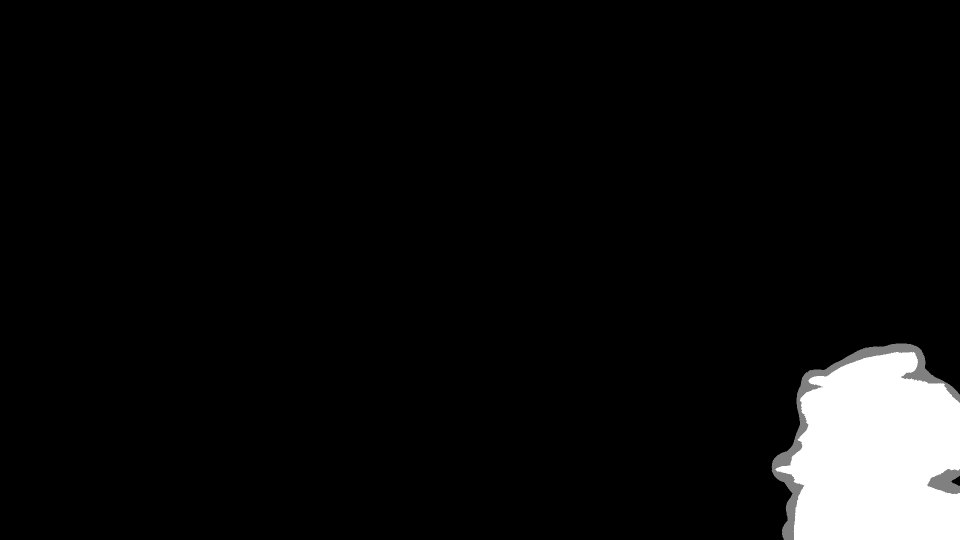
#> input picture sample/r0f2e6baft.PNG, 1920 x 1080 px, found by its file name (shown at 1/2 size)
$ jupyter execute --allow-errors IFDN_train_Demo.ipynb   (shell and % lines are left out)
#> lines starting #> are read from the running program, lines starting #| are printed output that depends on the picture; after the words box and inside, x2 and y2 are one past the last pixel; in counts of white or black regions, pixels touching at a corner belong together
### src/modelCore.py
"""
ManTra-Net Model Definition

Created on Thu Nov 29 18:07:45 2018

@author: yue_wu
"""
import os
from keras.layers import Layer, Input, GlobalAveragePooling2D, Lambda, Dense
from keras.layers import ConvLSTM2D, Conv2D, AveragePooling2D, BatchNormalization
from keras.constraints import unit_norm, non_neg
from keras.activations import softmax
from keras.models import Model
from keras.initializers import Constant
from keras.constraints import Constraint
from keras import backend as K
from keras.layers.convolutional import _Conv
from keras.legacy import interfaces
from keras.engine import InputSpec
import tensorflow as tf
import numpy as np

#################################################################################
# Model Utils for Image Manipulation Classification
#################################################################################
class Conv2DSymPadding( _Conv ) :
    # [63 lines left out: functions __init__, get_config, call, not called in this run]

class BayarConstraint( Constraint ) :
    def __init__( self ) :
        self.mask = None
    # [14 lines left out: functions _initialize_mask, __call__, not called in this run]

class CombinedConv2D( Conv2DSymPadding ) :
    # [106 lines left out: functions __init__, _get_srm_list, _build_SRM_kernel, build, not called in this run]

def create_featex_vgg16_base( type=1 ) :
    base = 32
    img_input = Input(shape=(None,None,3), name='image_in')
    # block 1
    bname = 'b1' # 32
    nb_filters = base
    x = CombinedConv2D( 32 if type in [0,1] else 16, activation='relu', use_bias=False, padding='same', name=bname+'c1')( img_input )
    x = Conv2DSymPadding( nb_filters, (3,3), activation='relu', padding='same',  name=bname+'c2')( x )
    # block 2
    bname = 'b2'
    nb_filters = 2 * base # 64
    x = Conv2DSymPadding( nb_filters, (3,3), activation='relu', padding='same',  name=bname+'c1')( x )
    x = Conv2DSymPadding( nb_filters, (3,3), activation='relu', padding='same',  name=bname+'c2')( x )
    # block 3
    bname = 'b3'
    nb_filters = 4 * base # 128
    x = Conv2DSymPadding( nb_filters, (3,3), activation='relu', padding='same',  name=bname+'c1')( x )
    x = Conv2DSymPadding( nb_filters, (3,3), activation='relu', padding='same',  name=bname+'c2')( x )
    x = Conv2DSymPadding( nb_filters, (3,3), activation='relu', padding='same',  name=bname+'c3')( x )
    # block 4
    bname = 'b4'
    nb_filters = 8 * base # 256
    x = Conv2DSymPadding( nb_filters, (3,3), activation='relu', padding='same',  name=bname+'c1')( x )
    x = Conv2DSymPadding( nb_filters, (3,3), activation='relu', padding='same',  name=bname+'c2')( x )
    x = Conv2DSymPadding( nb_filters, (3,3), activation='relu', padding='same',  name=bname+'c3')( x )
    # block 5/bottle-neck
    bname = 'b5'
    x = Conv2DSymPadding( nb_filters, (3,3), activation='relu', padding='same',  name=bname+'c1')( x )
    x = Conv2DSymPadding( nb_filters, (3,3), activation='relu', padding='same',  name=bname+'c2')( x )
    activation=None if type >=1 else 'tanh'
    print ("INFO: use activation in the last CONV={}".format( activation ))
    sf = Conv2DSymPadding( nb_filters, (3,3),
                           activation=activation,
                          name='transform',
                          padding='same' )(x)
    sf = Lambda( lambda t : K.l2_normalize( t, axis=-1), name='L2')(sf)
    return Model( inputs= img_input, outputs=sf, name='Featex')

class GlobalStd2D( Layer ) :
    '''Custom Keras Layer to compute sample-wise feature deviation
    '''
    def __init__( self, min_std_val=1e-5, **kwargs ) :
        self.min_std_val = min_std_val
        super( GlobalStd2D, self ).__init__( **kwargs )
    # [13 lines left out: functions build, call, not called in this run]
    def compute_output_shape( self, input_shape ) :
        return (input_shape[0], 1, 1, input_shape[-1] )

class NestedWindowAverageFeatExtrator( Layer ) :
    '''Custom Keras Layer of NestedWindowAverageFeatExtrator
    '''
    # [142 lines left out: functions __init__, build, _initialize_ii_buffer, _get_max_size, _compute_for_one_size, call and 2 more, not called in this run]

def create_model( IMC_model_idx, freeze_featex, window_size_list ) :
    type_idx = IMC_model_idx if IMC_model_idx < 4 else 2
    Featex = create_featex_vgg16_base( type_idx )
    if freeze_featex :
        print ("INFO: freeze feature extraction part, trainable=False")
        Featex.trainable = False
    else :
        print ("INFO: unfreeze feature extraction part, trainable=True")

    if ( len( window_size_list ) == 4 ) :
        for ly in Featex.layers[:5] :
            ly.trainable = False
            print ("INFO: freeze", ly.name)
    model = create_manTraNet_model( Featex,
                                    pool_size_list=window_size_list,
                                    is_dynamic_shape=True,
                                    apply_normalization=True, )
    return model

def load_pretrain_model_by_index( pretrain_index, model_dir ) :
    if ( pretrain_index == 4 ) :
        IMC_model_idx, freeze_featex, window_size_list  = 2, False, [7, 15, 31]
    else :
        IMC_model_idx, freeze_featex, window_size_list  = pretrain_index, False, [7, 15, 31, 63]
    single_gpu_model = create_model( IMC_model_idx, freeze_featex, window_size_list )
    weight_file = "{}/ManTraNet_Ptrain{}.h5".format( model_dir, pretrain_index )
    assert os.path.isfile(weight_file), "ERROR: fail to locate the pretrained weight file"
    single_gpu_model.load_weights( weight_file )
    return single_gpu_model

### IFDN_train_Demo.ipynb
<a href="https://colab.research.google.com/github/dhtdean/IFDN/blob/master/IFDN_train_Demo.ipynb" target="_parent"></a>

# ManTra-Net: Manipulation Tracing Network For Detection and Localization of Image Forgeries With Anomalous Features

## This is a simple demonstrative notebook for the pretrained ManTra-Net

## Note:

- Please make sure you run this notebook with the GPU support. You may see tensorflow errors when decoding images of very large sizes, e.g. 2048x3072.
- All lib/data paths used in this notebook is relative. In case you run this notebook outside of its original location, please fix the data paths.

# 1. Download the ManTraNet Repo

# 2. Import Dependent Libs and Set Paths

[cell 1]
import os
import numpy as np
import cv2
import requests
import sys

from PIL import Image
from io import BytesIO
from matplotlib import pyplot

[cell 2]
manTraNet_root = './ManTraNet/'
manTraNet_srcDir = os.path.join( manTraNet_root, 'src' )
sys.path.insert( 0, manTraNet_srcDir )
manTraNet_modelDir = os.path.join( manTraNet_root, 'pretrained_weights' )

# 3. Load Sample Data

[cell 3]
manTraNet_dataDir = os.path.join( manTraNet_root, 'data' )
sample_file = os.path.join( manTraNet_dataDir, 'samplePairs.csv' )
#> (the rest of this cell did not finish here and is left out)

# 4. Load A Pretrained ManTraNet Model

[cell 4]
import modelCore
#> (the rest of this cell did not finish here and is left out)

#> (a cell that did not finish here is left out)

#> (a cell that did not finish here is left out)

# 5. Play With The Provided Sample Data

## Note: we don't need original image files for forgery detection. They are included here to demonstrate the effectiveness of the ManTra-Net.

[cell 7]
from datetime import datetime
def read_rgb_image( image_file ) :
    rgb = cv2.imread( image_file, 1 )[...,::-1]
#> rgb is the input picture: shape (1080, 1920, 3); min 0, max 255, mean 14.1
    return rgb

# [11 lines left out: functions decode_an_image_array, decode_an_image_file, not called in this run]

[cell 8]
"""
for k in range(2) :
    # get a sample
    forged_file, original_file = get_a_random_pair()
    # load the original image just for reference
    ori = read_rgb_image( original_file )
    # manipulation detection using ManTraNet
    rgb, mask, ptime = decode_an_image_file( forged_file, manTraNet )
    # show results
    pyplot.figure( figsize=(15,5) )
    pyplot.subplot(131)
    pyplot.imshow( ori )
    pyplot.title('Original Image')
    pyplot.subplot(132)
    pyplot.imshow( rgb )
    pyplot.title('Forged Image (ManTra-Net Input)')
    pyplot.subplot(133)
    pyplot.imshow( mask, cmap='gray' )
    pyplot.title('Predicted Mask (ManTra-Net Output)')
    pyplot.suptitle('Decoded {} of size {} for {:.2f} seconds'.format( os.path.basename( forged_file ), rgb.shape, ptime ) )
    pyplot.show()
"""

# 6. Play with Internet Data

### Note: Internet images are often compressed and/or resized, and this means subtle manipulations will be much more difficult to detect after such postprocessing.

### Therefore, don't be surprised if you see ManTraNet fails on some sample.

[cell 9]
# [28 lines left out: function get_image_from_url, not called in this run]

[cell 10]
#get_image_from_url('https://www.stockvault.net/blog/wp-content/uploads/2015/08/july-2.jpg')

[cell 11]
 #get_image_from_url('https://i.imgur.com/2gS6lgL.png')

[cell 12]
#get_image_from_url('https://www.siliconbeachtraining.co.uk/img/image_1507964385_7e98ab1037f68477c6135f6f8eea280d.jpeg')

[cell 13]
#get_image_from_url('https://i.kinja-img.com/gawker-media/image/upload/s--SKrtz7en--/c_scale,f_auto,fl_progressive,q_80,w_800/wumjq8ed0k1hfv0smwma.jpg')

[cell 14]
img_mask = read_rgb_image('/content/drive/My Drive/mantranet_data/r0f2e6baft.PNG')
img_forge = read_rgb_image('/content/drive/My Drive/mantranet_data/r0f2e6baft.TIF')
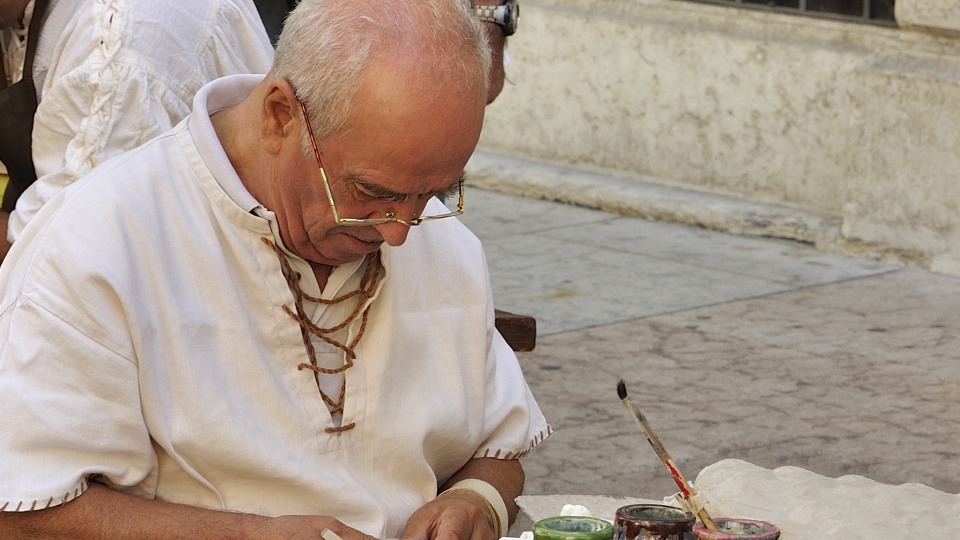
#> input picture sample/r0f2e6baft.TIF, 1920 x 1080 px, found by its file name (shown at 1/2 size)
img_mask_gray =  np.mean(img_mask, -1)/255
img_mask_gray[img_mask_gray < 1] = 0.
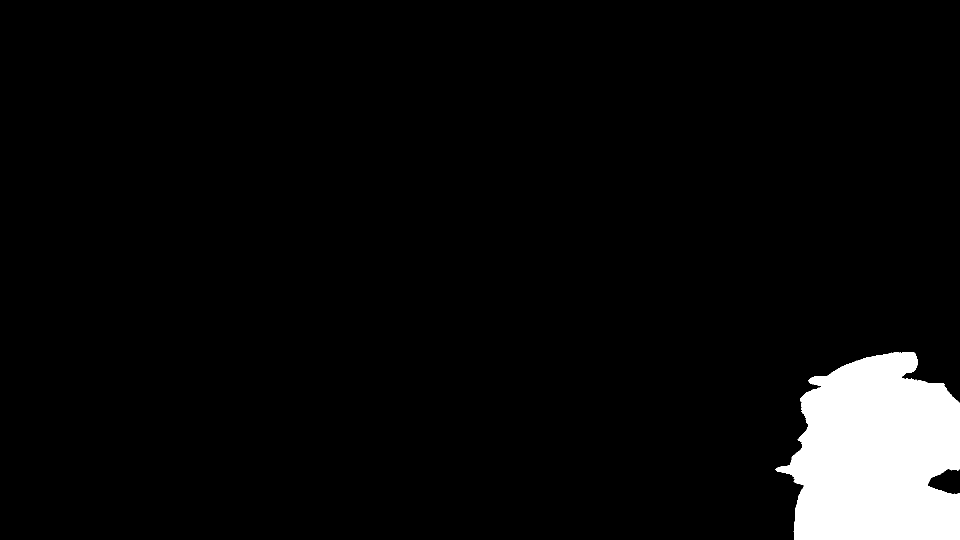
#> img_mask_gray: shape (1080, 1920) float64 (shown at 1/2 size); values 0 (black) and 1 (white), 5.2% white; 1 white region, box (x1, y1, x2, y2) and area: (1551, 704, 1920, 1080) 107002
img_mask_gray = np.reshape(img_mask_gray,[img_mask_gray.shape[0],img_mask_gray.shape[1],1])

[cell 15]
X_train = np.array([img_forge,img_forge,img_forge,img_forge,img_forge,img_forge])
Y_train = np.array([img_mask_gray, img_mask_gray, img_mask_gray, img_mask_gray,img_mask_gray ,img_mask_gray])

[cell 16]
X_train2 = np.array([img_forge])
Y_train2 = np.array([img_mask_gray])

[cell 17]
import matplotlib.pyplot as plt

plt.figure( figsize=(15,5) )
plt.subplot(2,1,1)
plt.imshow(img_forge)
plt.subplot(2,1,2)
plt.imshow(img_mask_gray[:,:,0])
plt.show()
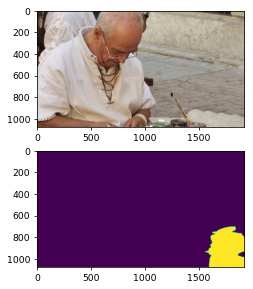
#> figure drawn by matplotlib, 2 panels

#> (a cell that did not finish here is left out)

#> (a cell that did not finish here is left out)

#> (a cell that did not finish here is left out)

#> (a cell that did not finish here is left out)

[cell 22]
# just test the size of X and Y
X_train1 = np.random.rand(10, 64, 64, 3)
X_train1 = X_train1 * 2 - 1
Y_train1 = np.random.rand(10, 64, 64, 1)
#> (the rest of this cell did not finish here and is left out)

single_gpu_model.compile(optimizer = "adam", loss = "binary_crossentropy", metrics = ["accuracy"])
single_gpu_model.fit(X_train1, Y_train1, epochs=2, batch_size=3)

[cell 23]
# read images
import os
import glob
m = 8
X_train = np.zeros((m,2448,3264,3))
Y_train = np.zeros((m,2448,3264,1))
#for filename in os.listdir('Yitao_test'):
k = 0
for filename in glob.glob('Yitao_test/*copy.png'):
    #img = cv2.imread(os.path.join('Yitao_test',filename))
    X_train[k] = cv2.imread(filename) / 255 * 2 - 1
    k += 1
k = 0
for filename in glob.glob('Yitao_test/*alpha.png'):
    Y_train[k] = np.expand_dims(cv2.imread(filename, 0), axis = -1) / 255
    k += 1

#> (a cell that did not finish here is left out)
